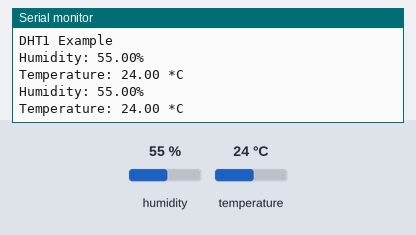
The sketch below on a simulated ESP8266 (NodeMCU). Parts: the last lines printed to the serial monitor. The inputs (shaded band) are chosen by the test bench; at power-on: humidity 55 %, temperature 24 °C.

Above: at 10.8 s.
10.9 s: humidity set to 22 %
At 20.7 s:
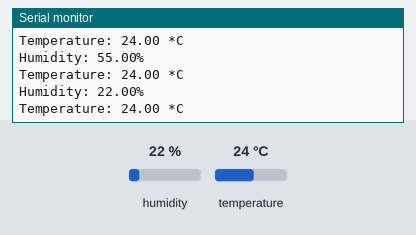
20.9 s: temperature set to 12 °C
At 30.7 s:
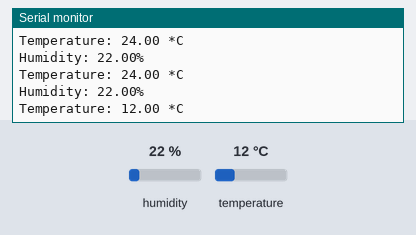
30.9 s: humidity set to 40 %
At 40.9 s:
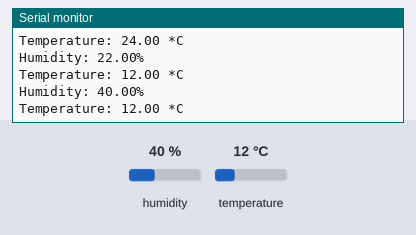
Timing chart, 0 to 42.4 s (numbered marks = the images above; inputs shaded):
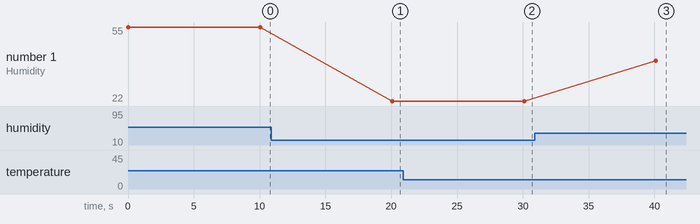

Measured:
- after the input at 10.9 s, the serial monitor: prints a new line after 9.2 s (image 1)
- after the input at 20.9 s, the serial monitor: prints a new line after 9.2 s (image 2)
- after the input at 30.9 s, the serial monitor: prints a new line after 9.2 s (image 3)
- plotted number 1: 55 → 22 after the input at 10.9 s, 22 → 40 after the input at 30.9 s

The sketch:

dht-sensor.ino
```cpp
#include <DHT.h>

#define DHTPIN            D4         // Pin which is connected to the DHT sensor.
#define DHTTYPE           DHT11

DHT dht(DHTPIN, DHTTYPE);

uint32_t delayMS = 10000;

void setup() {
  Serial.begin(115200);
  dht.begin(); // Initialize device.
  Serial.println("DHT1 Example");
}

void loop() {
  float h = dht.readHumidity();
  float t = dht.readTemperature();
  if (isnan(h) || isnan(t)) {
    Serial.println("Failed to read from DHT sensor!");
  } else {
    Serial.print("Humidity: ");
    Serial.print(h);
    Serial.println("%");

    Serial.print("Temperature: ");
    Serial.print(t);
    Serial.println(" *C");
  }

  delay(delayMS);
}
```
